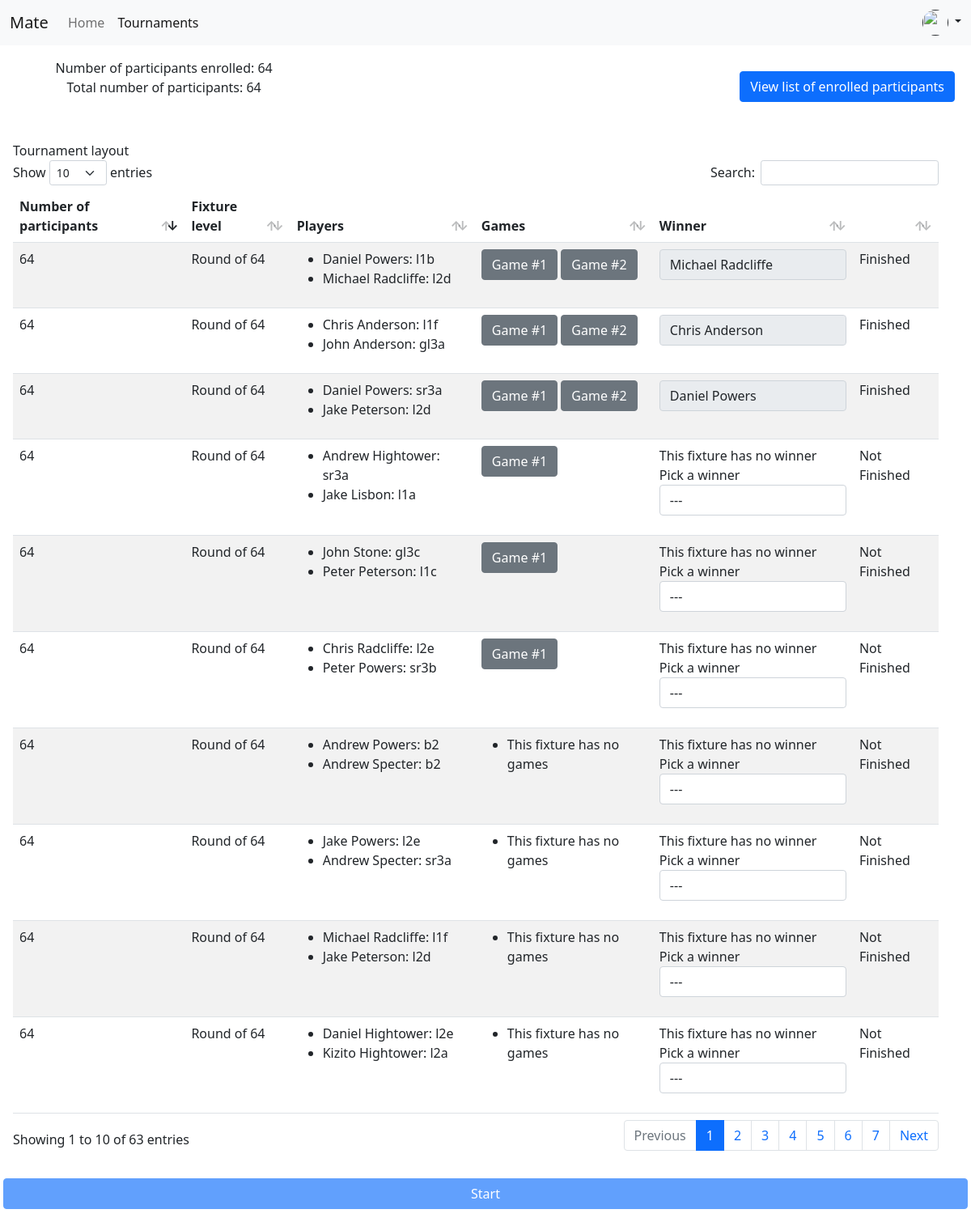
/tournaments/8/, run on the app's committed database.
### app/models.py (models this page shows, shortened)
class Tournament(models.Model):
    time_created = models.DateTimeField(auto_now_add=True)
    creator = models.ForeignKey(Player, on_delete=models.CASCADE)
    total_number_of_participants = models.IntegerField(default=16)
    completed = models.BooleanField(default=False)
    started = models.BooleanField(default=False)
    name = models.CharField(max_length=150)
    common_levels = {2: _("Finals"), 4: _("Semi-finals"), 8: _("Quarter finals")}
    number_of_points_for_draw = models.FloatField(default=0.5)
    number_of_points_for_win = models.FloatField(default=1)
    number_of_points_for_loss = models.FloatField(default=0)
    def clean(self) -> None:
        if self.total_number_of_participants <= 1:
            raise ValidationError( _("The total number of participants must be greater than 1") )
        if not is_power_of_2(self.total_number_of_participants):
            raise ValidationError( _("The total number of participants must be a power of 2 i.e 2, 4, 8, 16, 32, etc.") )
        if Tournament.objects.filter(name=self.name, completed=False).count() > 1:
            raise ValidationError( _("There is another active tournament with the same name") )
        if self.started and self.enrolled_participants() < self.total_number_of_participants:
            raise ValidationError( _("Tournament can only be started when %(number)d participants have been enrolled") % {'number': self.total_number_of_participants} )
        if self.completed and not self.started:
            raise ValidationError( _("A tournament cannot be completed when it has not yet started") )
        if self.number_of_points_for_draw == self.number_of_points_for_loss or self.number_of_points_for_win == self.number_of_points_for_draw or self.number_of_points_for_win == self.number_of_points_for_loss:
            raise ValidationError( _("The number of points for win, loss and draw must be different.") )
        return super().clean()
    @property
    def enrolled_participants(self):
        return self.tournamentplayer_set.filter(participating=True)
    def number_of_enrolled_participants(self):
        return self.enrolled_participants.count() if self.enrolled_participants else 0

class TournamentPlayer(models.Model):
    tournament = models.ForeignKey(Tournament, on_delete=models.CASCADE)
    player = models.ForeignKey(Player, on_delete=models.CASCADE)
    kicked_out = models.BooleanField(default=False)
    participating = models.BooleanField(default=False) # when a player is accepted to compete in a tournament this becomes True
    class Meta:
        unique_together = [ ["tournament", "player"] ]

class Fixture(models.Model):
    level = models.TextField()
    level_number = models.IntegerField(null=True)
    tournament = models.ForeignKey(Tournament, on_delete=models.CASCADE, null=True)
    root = models.ForeignKey('self', on_delete=models.PROTECT, null=True, related_name='children', blank=True)
    finished = models.BooleanField(default=False)
    class Meta:
        ordering = ['-level_number', 'tournament']
    @property
    def get_winner(self):
        query = self.playerfixture_set.filter(is_winner=True)
        if query.count() > 0:
            return query.first()
        points_annotation = self.playerfixture_set.annotate(points=Sum('playerfixturegame__score'))
        if len(points_annotation) == 2:
            if points_annotation[0].points == points_annotation[1].points:
                return None
            else:
                return points_annotation[0] if points_annotation[0].points > points_annotation[1].points else points_annotation[1]
        elif len(points_annotation) == 1:
            return points_annotation.first()
        return None

class PlayerFixture(models.Model):
    COLOR_CHOICES = (
        ("White", _("White")),
        ("Black", _("Black"))
    )
    player = models.ForeignKey(TournamentPlayer, on_delete=models.CASCADE)
    fixture = models.ForeignKey(Fixture, on_delete=models.CASCADE)
    is_winner = models.BooleanField(default=False)
    class Meta:
        unique_together = [ ["player", "fixture"] ]

class Player(models.Model):
    GENDER_CHOICES = (
        ("m", _("Male")),
        ("nb", _("Non binary")),
        ("rns", _("Rather not say"))
    )
    first_name = models.CharField(max_length=30, null=False)
    last_name = models.CharField(max_length=30, null=False)
    phone = models.CharField(max_length=20, unique=True)
    level = models.IntegerField(null=True, blank=True)
    classroom = models.CharField(max_length=5, null=True)
    user = models.OneToOneField(User, on_delete=models.CASCADE, null=True)
    gender = models.CharField(max_length=3, choices=GENDER_CHOICES)
    def __str__(self) -> str:
        return f"{self.first_name} {self.last_name}: {self.classroom}"
    @property
    def name(self) -> str:
        return f"{self.first_name} {self.last_name}"

class Game(models.Model):
    PERIOD_CHOICES = (
        ("break", _("Break")),
        ("after_school", _("After school"))
    )
    fixture = models.ForeignKey(Fixture, on_delete=models.CASCADE)
    classroom = models.CharField(max_length=5)
    time = models.DateTimeField(null=True)
    minutes_per_player = models.IntegerField()
    class Meta:
        unique_together = [ ["fixture", "time"] ] # games in the same fixture cannot be played at the same time
        ordering = [ "time" ]

### app/views.py (the view)
# urls.py: path('tournaments/<int:tournament_id>/', views.tournament_detail, name="tournament-detail"),
def tournament_detail(request, tournament_id):
    check_query = models.Tournament.objects.filter(id=tournament_id)
    if check_query.count() < 1:
        raise Http404
    return render(request, 'app/tournament_detail.html', context={"tournament": check_query.first(), 'game_form': GameForm})

### app/utilities.py (called while the page is built)
def is_power_of_2(number):
    if number == 1:
        return True
    if number % 2 == 1:
        return False
    return is_power_of_2(number / 2)

### app/templates/app/tournament_detail.html (shortened to what this page needs)
{% extends 'app/base.html' %}
{% load crispy_forms_tags i18n static %}
{% block tournaments_active %}
active
{% endblock %}
{% block styles %}
<link rel="stylesheet" href="{% static 'app/css/datatables.bootstrap5.min.css' %}">
<link rel="stylesheet" href="{% static 'app/simplepicker/dist/simplepicker.css' %}">
{% endblock %}
{% block content %}
<div class="row p-3">
    <div class="col-md-4 text-center">
        <span>{% trans "Number of participants enrolled: " %} {{ tournament.number_of_enrolled_participants }}</span>
        <br>
        <span>{% trans "Total number of participants: " %} {{ tournament.total_number_of_participants }}</span>
    </div>
    <div class="col-md-8 text-end p-3">
        <button class="btn btn-primary" data-bs-toggle="modal" data-bs-target="#participants_list">{% trans "View list of enrolled participants" %}</button>
    </div>
</div>
<div class="row p-3">
    <span>{% trans "Tournament layout" %}</span>
    <div class="row">
        <div class="col-md-12">
            <table class="table table-striped" id="fixtures-table">
                <thead>
                    <th>{% trans "Number of participants" %}</th>
                    <th>{% trans "Fixture level" %}</th>
                    <th>{% trans "Players" %}</th>
                    <th>{% trans "Games" %}</th>
                    <th>{% trans "Winner" %}</th>
                    <th></th>
                </thead>
                <tbody>
                    {% for fixture in tournament.fixture_set.all %}
                    <tr>
                        <td>
                            {{ fixture.level_number }}
                        </td>
                        <td>
                            {{ fixture.level }}
                        </td>
                        <td class="player-container">
                            <ul>
                                {% for fixture_player in fixture.playerfixture_set.all %}
                                <li>{{ fixture_player.player.player }}</li>
                                {% empty %}
                                <li>{% trans "This fixture has no players" %}</li>
                                {% endfor %}
                            </ul>
                        </td>
                        <td>
                            {% for game in fixture.game_set.all %}
                            <button class="btn btn-secondary display-game" onclick="showGameDetail( {{ game.id }} )" data-bs-target="#game_detail" data-bs-toggle="modal" data-game-id="{{ game.id }}" data-fixture-id="{{ fixture.id }}">
                            </button>
                            {% empty %}
                            <ul>
                                <li>{% trans "This fixture has no games" %}</li>
                            </ul>
                            {% endfor %}
                        </td>
                        <td>
                            {% if fixture.get_winner %}
                            <input type="text" value="{{ fixture.get_winner.player.player.name }}" readonly class="form-control">
                            {% else %}
                            {% trans "This fixture has no winner" %}
                            <div class="mb-3">
                                <label for="fixture_{{ fixture.id }}_winner">{% trans "Pick a winner" %}</label>
                                <select id="fixture_{{ fixture.id }}_winner" class="form-control">
                                    <option value="">---</option>
                                </select>
                            </div>
                            {% endif %}
                        </td>
                        <td>
                            {% if not fixture.finished and fixture.tournament.creator.id == request.session.player.id %}
                            <button class="btn btn-primary trigger-finish-fixture" data-bs-target="#finish-fixture" data-bs-toggle="modal" data-winner-selector="#fixture_{{ fixture.id }}_winner" data-fixture-id="{{ fixture.id }}">{% trans "Finish" %}</button>
                            {% elif fixture.finished %}
                            {% trans "Finished" %}
                            {% else %}
                            {% trans "Not Finished" %}
                            {% endif %}
                        </td>
                    </tr>
                    {% endfor %}
                </tbody>
            </table>
        </div>
    </div>
</div>
<div class="row p-3">
    <button class="btn btn-primary {% if not tournament.clean %}disabled{% endif %}">
        {% trans "Start" %}
    </button>
</div>
{% endblock %}

### data on the page
Tournament: number_of_enrolled_participants "64", total_number_of_participants "64"
Fixture: level_number "64", level "Round of 64", get_winner.player.player.name "Michael Radcliffe"
PlayerFixture: player.player "Daniel Powers: l1b"
PlayerFixture: player.player "Michael Radcliffe: l2d"
Fixture: level_number "64", level "Round of 64", get_winner.player.player.name "Chris Anderson"
PlayerFixture: player.player "Chris Anderson: l1f"
PlayerFixture: player.player "John Anderson: gl3a"
Fixture: level_number "64", level "Round of 64", get_winner.player.player.name "Daniel Powers"
PlayerFixture: player.player "Daniel Powers: sr3a"
PlayerFixture: player.player "Jake Peterson: l2d"
Fixture: level_number "64", level "Round of 64"
PlayerFixture: player.player "Andrew Hightower: sr3a"
PlayerFixture: player.player "Jake Lisbon: l1a"
Fixture: level_number "64", level "Round of 64"
PlayerFixture: player.player "John Stone: gl3c"
PlayerFixture: player.player "Peter Peterson: l1c"
Fixture: level_number "64", level "Round of 64"
PlayerFixture: player.player "Chris Radcliffe: l2e"
PlayerFixture: player.player "Peter Powers: sr3b"
Fixture: level_number "64", level "Round of 64"
PlayerFixture: player.player "Andrew Powers: b2"
PlayerFixture: player.player "Andrew Specter: b2"
Fixture: level_number "64", level "Round of 64"
PlayerFixture: player.player "Jake Powers: l2e"
PlayerFixture: player.player "Andrew Specter: sr3a"
Fixture: level_number "64", level "Round of 64"
PlayerFixture: player.player "Michael Radcliffe: l1f"
PlayerFixture: player.player "Jake Peterson: l2d"
Fixture: level_number "64", level "Round of 64"
PlayerFixture: player.player "Daniel Hightower: l2e"
PlayerFixture: player.player "Kizito Hightower: l2a"
